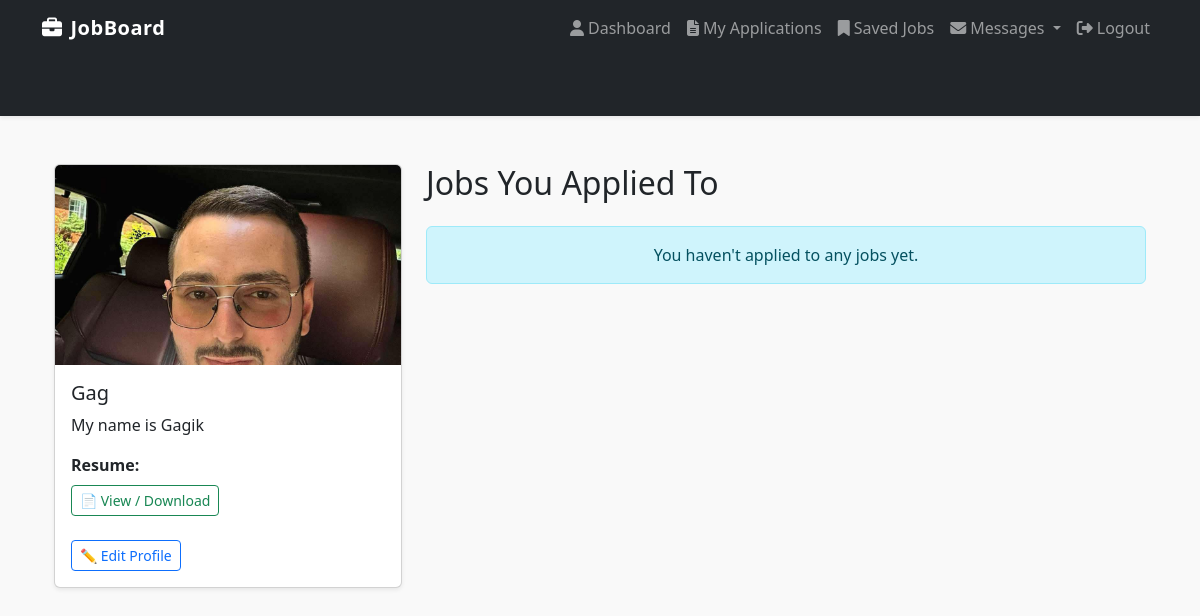
The app's page /dashboard/seeker/ (signed in), older data.
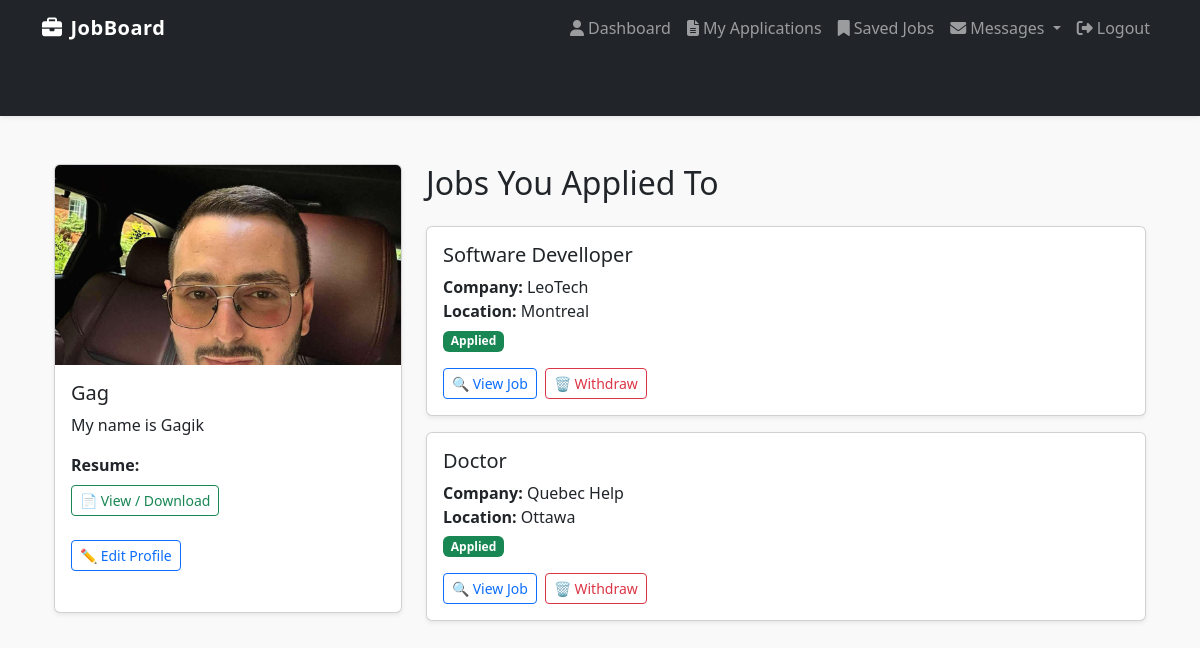
The same page, newer data.
### core/models.py (models this page shows, shortened)
class Application(models.Model):
    user = models.ForeignKey(User, on_delete=models.CASCADE)
    job = models.ForeignKey(Job, on_delete=models.CASCADE)
    name = models.CharField(max_length=200)
    email = models.EmailField()
    resume = models.FileField(upload_to='resumes/', blank=True, null=True)
    cover_letter = models.TextField(blank=True, null=True)
    applied_at = models.DateTimeField(auto_now_add=True)

class Job(models.Model):
    CATEGORY_CHOICES = [
        ('IT', 'IT'),
        ('HR', 'HR'),
        ('Finance', 'Finance'),
        ('Marketing', 'Marketing'),
    ]
    title = models.CharField(max_length=255)
    company = models.CharField(max_length=255)
    description = models.TextField()
    location = models.CharField(max_length=255)
    category = models.CharField(max_length=50, choices=CATEGORY_CHOICES)
    posted_by = models.ForeignKey(User, on_delete=models.CASCADE)
    date_posted = models.DateTimeField(auto_now_add=True)

### core/views.py (the view)
# urls.py: path('dashboard/seeker/', views.seeker_dashboard, name='seeker_dashboard'),
@login_required
def seeker_dashboard(request):
    applications = Application.objects.filter(user=request.user)
    return render(request, 'dashboard/seeker_dashboard.html', {'applications': applications})

### core/templates/dashboard/seeker_dashboard.html
{% extends 'base.html' %}
{% block content %}
<div class="container mt-5">
  <div class="row mb-4">
    <div class="col-lg-4 mb-4">
      <div class="card shadow-sm h-100">
        {% if user.profile.profile_picture %}
          <img src="{{ user.profile.profile_picture.url }}" class="card-img-top img-fluid" alt="Profile Picture" style="object-fit: cover; height: 200px;">
        {% else %}
          <img src="https://via.placeholder.com/150" class="card-img-top img-fluid" alt="Default Pic" style="object-fit: cover; height: 200px;">
        {% endif %}
        <div class="card-body">
          <h5 class="card-title">{{ user.username }}</h5>
          <p class="card-text">{{ user.profile.bio|default:"No bio yet." }}</p>
          {% if user.profile.resume %}
            <p>
              <strong>Resume:</strong><br>
              <a href="{{ user.profile.resume.url }}" target="_blank" class="btn btn-sm btn-outline-success mt-2">📄 View / Download</a>
            </p>
          {% else %}
            <p><strong>Resume:</strong> <em>No resume uploaded yet.</em></p>
          {% endif %}
          <a href="{% url 'edit_profile' %}" class="btn btn-sm btn-outline-primary mt-2">✏️ Edit Profile</a>
        </div>
      </div>
    </div>
    <div class="col-lg-8">
      <h2 class="mb-4 text-center text-lg-start">Jobs You Applied To</h2>
      {% if applications %}
        <div class="row">
          {% for application in applications %}
            <div class="col-12 mb-3">
              <div class="card shadow-sm">
                <div class="card-body">
                  <h5 class="card-title">{{ application.job.title }}</h5>
                  <p class="card-text mb-1">
                    <strong>Company:</strong> {{ application.job.company }}<br>
                    <strong>Location:</strong> {{ application.job.location }}
                  </p>
                  <p class="mb-3">
                    <span class="badge bg-success">Applied</span>
                  </p>
                  <div class="d-flex gap-2">
                    <a href="{% url 'job_detail' application.job.id %}" class="btn btn-sm btn-outline-primary">🔍 View Job</a>
                    <a href="{% url 'delete_application' application.id %}" class="btn btn-sm btn-outline-danger"
                       onclick="return confirm('Are you sure you want to delete this application?');">🗑️ Withdraw</a>
                  </div>
                </div>
              </div>
            </div>
          {% endfor %}
        </div>
      {% else %}
        <div class="alert alert-info text-center">You haven't applied to any jobs yet.</div>
      {% endif %}
    </div>
  </div>
</div>
{% endblock %}

Row changes from the older to the newer data that the page shows:
added Application: job "Software Develloper", job.company "LeoTech", job.location "Montreal"
added Application: job "Doctor", job.company "Quebec Help", job.location "Ottawa"
Text that changed along with them:
text no longer shown: "You haven't applied to any jobs yet."
